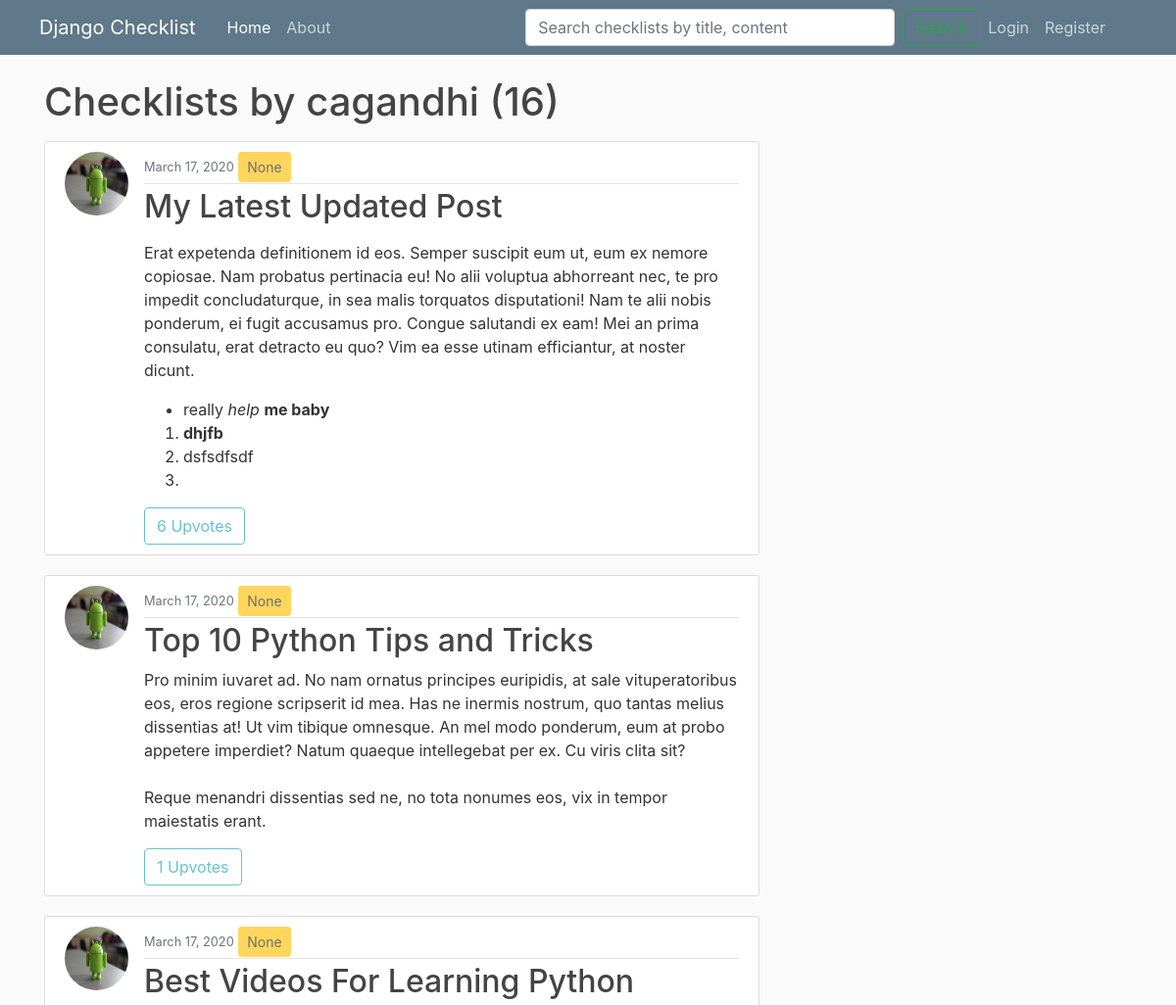
Page /user/cagandhi/ (upper part) on the earlier database version.
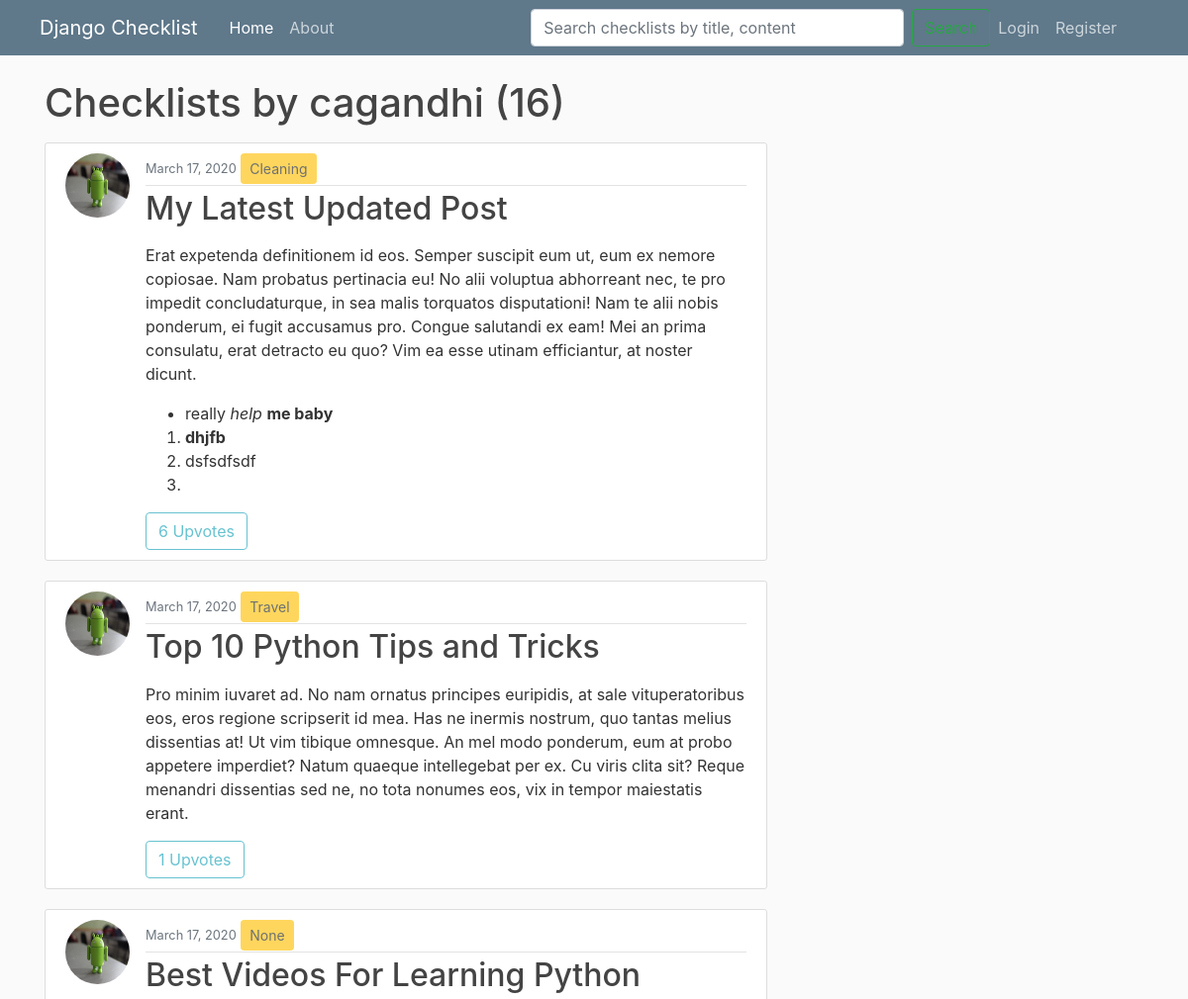
Same page on the later database version.
### checklist/models.py (models this page shows, shortened)
class Checklist(models.Model):
	title = models.CharField(max_length=100)
	content = RichTextField()
	date_posted = models.DateTimeField(default=timezone.now)
	author = models.ForeignKey(User, on_delete = models.CASCADE)
	visibility = models.IntegerField(default=0)
	category = models.ForeignKey('Category', null=True, on_delete = models.SET_NULL)

class Category(models.Model):
	name = models.CharField(max_length=30)
	def __str__(self):
		return self.name

### users/models.py (models this page shows, shortened)
class Profile(models.Model):
	user = models.OneToOneField(User, on_delete = models.CASCADE)
	image = models.ImageField(default='default.jpg', upload_to='profile_pics')

### checklist/views.py (the view)
# urls.py: path('user/<str:username>/', UserChecklistListView.as_view(), name='user-checklists'),
class UserChecklistListView(ListView):
	model = Checklist
	template_name = 'checklist/user_checklists.html' # <app_name>/<model>_<viewtype>.html
	paginate_by = 5
	def get_context_data(self, **kwargs):
		context = super(UserChecklistListView, self).get_context_data(**kwargs)
		user = get_object_or_404(User, username=self.kwargs.get('username'))
		upvotes_cnt_list = []
		checklists_var = Checklist.objects.filter(author=user).order_by('-date_posted')
		for checklist in checklists_var:
			upvotes_cnt_list.append(Upvote.objects.filter(checklist=checklist).count())
		checklist_upvotes = zip(checklists_var, upvotes_cnt_list)
		paginator = Paginator(list(checklist_upvotes), self.paginate_by)
		page = self.request.GET.get('page')
		try:
			page_checklist_upvotes = paginator.page(page)
		except PageNotAnInteger:
			page_checklist_upvotes = paginator.page(1)
		except EmptyPage:
			page_checklist_upvotes = paginator.page(paginator.num_pages)
		context['checklist_upvotes'] = page_checklist_upvotes
		context['title'] = 'user'
		context['is_paginated'] = page_checklist_upvotes.has_other_pages
		return context

### checklist/templates/checklist/user_checklists.html (shortened to what this page needs)
{% extends "checklist/base.html" %}
{% block content %}
	<h1 class="mb-3">Checklists by {{ view.kwargs.username }} ({{ checklist_upvotes.paginator.count }})</h1>
	{% for checklist, uvote in checklist_upvotes %}
		<article class="media content-section">
			<img class="rounded-circle article-img" src="{{ checklist.author.profile.image.url }}">
		  <div class="media-body">
		    <div class="article-metadata">
		      <small class="text-muted">{{ checklist.date_posted|date:'F d, Y' }}</small>
		      <button class="btn btn-sm btn-warning" disabled>{{ checklist.category }}</button>
		    </div>
		    <h2><a class="article-title" href="{% url 'checklist-detail' checklist.id %}">{{ checklist.title }}</a></h2>
		    <p class="article-content">{{ checklist.content|safe }}</p>
		    {% if user.is_authenticated and checklist.author.username != user.username %}
				<a class="btn btn-outline-info" href="{% url 'checklist-upvote' checklist.id %}">Upvote | {{ uvote }}</a>
				<a class="btn btn-outline-info" href="{% url 'checklist-bookmark' checklist.id %}">Bookmark</a>
			{% else %}
				<a class="btn btn-outline-info disabled">{{ uvote }} Upvotes</a>
			{% endif %}
		  </div>
		</article>
	{% endfor %}
{% endblock content  %}

Differences in the rows shown:
changed Checklist "My Latest Updated Post": category "None" → "Cleaning"
changed Checklist "Top 10 Python Tips and Tricks": category "None" → "Travel"
